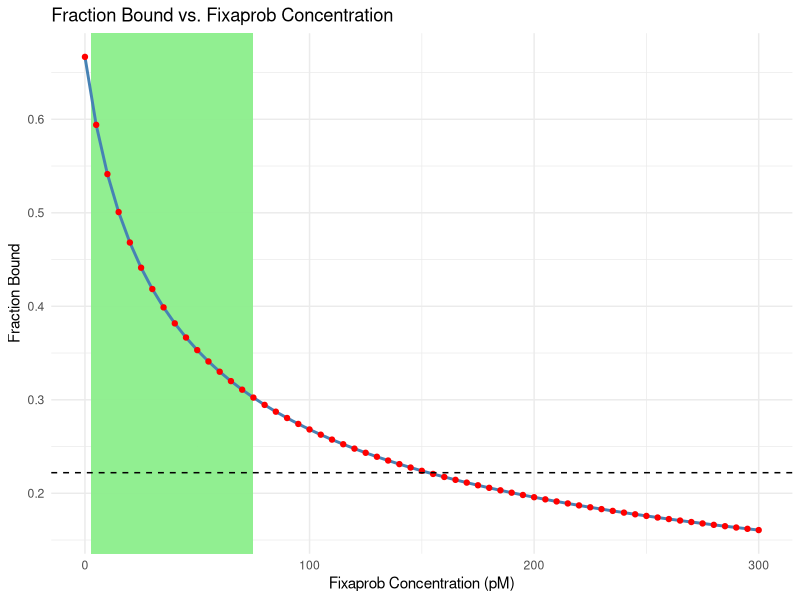

Write the R code that produced this figure.
# Load necessary packages
rm(list=ls())
library(tidyverse)
library(deSolve)
library(ggpubr)

# Specify deSolve Model
model <- function(time, inits, theta) {
  with(as.list(c(inits, theta)), {
    
    # Enzyme-substrate complex with Fixaprob and Blocextra as competitive inhibitors
    ES = Et * St / ((Km * (1 + (Ifixaprob / Kie_fixaprob) + (Iblocextra / Kie_blocextra))) + St)
    
    # Free enzyme
    E = Et - ES
    
    # Free substrate
    S = St - ES
    
    # Fraction bound
    fb = P / (P+Kd*(1+(Ifixaprob / Kie_fixaprob)))
    
    # Product-receptor complex
    PR = Et * P / (Kd + P)
    
    # Feedback term
    feedback = (PR_ss / PR)^n
    
    # Differential equations
    dEt = (Prode * feedback) - Kdege * E
    dSt = Prods - Kdegs * S - Kcat * ES
    dP = Kcat * ES - Kdegp * P
    
    # Return list of derivatives
    list(c(dEt, dSt, dP))
  })
}

# Known constants
Km = 1.25 * 1000  # pM
Kcat = 4  # /sec
Kdege = 1  # /sec
Kdegs = 0.1  # /sec
Kd = 10  # pM

# Concentrations measured at steady state
Pss = 20  # pmol/L
Sss = 10  # pmol/L
Etot_ss = 0.5  # pmol/L

# Calculate steady-state concentrations
ES_ss = Etot_ss * Sss / (Km + Sss)
E_ss = Etot_ss - ES_ss
Prode = Kdege * E_ss
Prods = Kdegs * Sss + Kcat * ES_ss
Kdegp = Kcat * ES_ss / Pss
PR_ss = (Etot_ss * Pss) / (Kd + Pss)

# Initial conditions for simulation
inits = c(Et = Etot_ss, St = Sss + ES_ss, P = Pss)

# Parameter list
theta <- c(
  Km = Km,
  Kcat = Kcat,
  Kdege = Kdege,
  Kdegs = Kdegs,
  Prode = Prode,
  Prods = Prods,
  Kdegp = Kdegp,
  Kie_fixaprob = 10,  # pM
  Kie_blocextra = 1,  # pM
  Ifixaprob = 0,  # Initial Fixaprob concentration (to be varied)
  Iblocextra = 0,  # Initial Blocextra concentration
  Pss = Pss,
  n = 3,  # Feedback exponent
  Kd = Kd
)

# Time parameters
tlast = 60 * 60 * 24 * 3  # 3 days in seconds
times <- seq(0, tlast, 60)  # Every 60 seconds

# Define a function to calculate fraction bound for various Fixaprob concentrations
calculate_fraction_bound <- function(fixaprob_concentration) {
  # Update Ifixaprob value in the theta list
  theta["Ifixaprob"] <- fixaprob_concentration
  
  # Simulate the model
  X <- data.frame(ode(inits, times, model, theta))
  
  # Calculate fraction bound
  X$fb = X$P / (theta["Kd"] + X$P)
  
  # Get final fraction bound value (last time point)
  final_fb <- tail(X$fb, n = 1)
  
  return(final_fb)
}

# Create a sequence of Fixaprob concentrations to test
fixaprob_concentrations <- seq(0, 300, by = 5)  # From 0 to 20 pM

# Calculate fraction bound for each concentration
fraction_bound_values <- sapply(fixaprob_concentrations, calculate_fraction_bound)

# Plot fraction bound as a function of Fixaprob concentration
result_df <- data.frame(Fixaprob = fixaprob_concentrations, Fraction_Bound = fraction_bound_values)

ggplot(result_df, aes(x = Fixaprob, y = Fraction_Bound)) +
  # Add light green shaded region between x = 2.84 and x = 75 (behind the data)
  geom_rect(aes(xmin = 2.84, xmax = 75, ymin = -Inf, ymax = Inf), 
            fill = "lightgreen", alpha = 0.3) +  # Set the transparency with alpha
  geom_line(color = "steelblue", size = 1) +   # Line for fraction bound
  geom_point(color = "red") +                   # Points for each Fixaprob concentration
  geom_hline(yintercept = 0.222, linetype = "dashed", color = "black") +  # Horizontal line at y = 0.222
  labs(x = "Fixaprob Concentration (pM)", 
       y = "Fraction Bound", 
       title = "Fraction Bound vs. Fixaprob Concentration") +
  theme_minimal()
